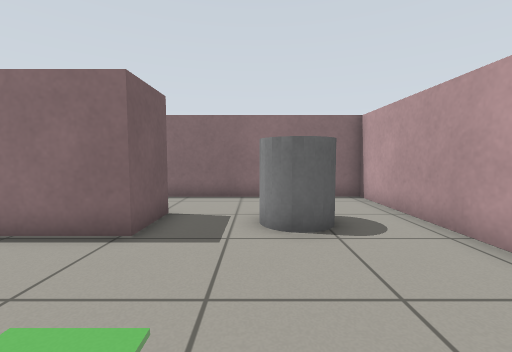
View 1 (above)

20 first-person views from a walk through a robot-simulator world made for Gazebo. The camera is 0.72 m above the floor, tilts 4° down and sees 90° across. The floor is counted in squares, 0.5 m on a side. Each view is taken from the middle of a square. On the plan, view 1 faces up. The plan holds only what a view shows up to about 13 squares ahead; the rest is blank.

View 2
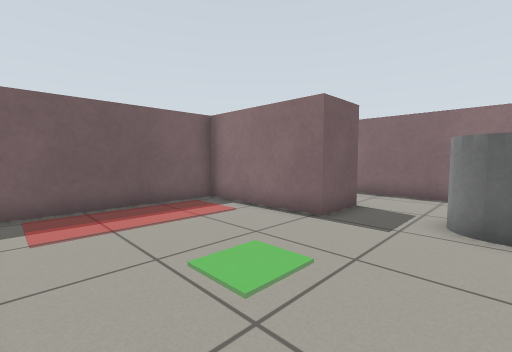

View 3
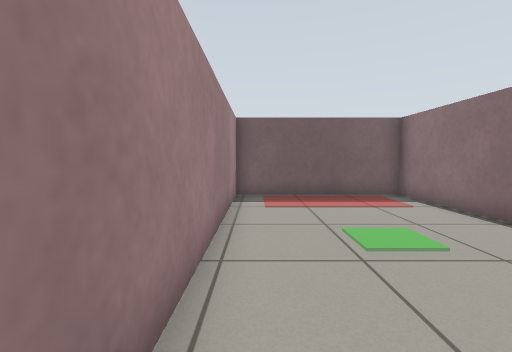

View 4
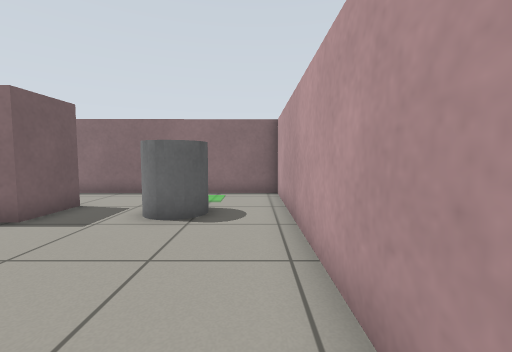

View 5
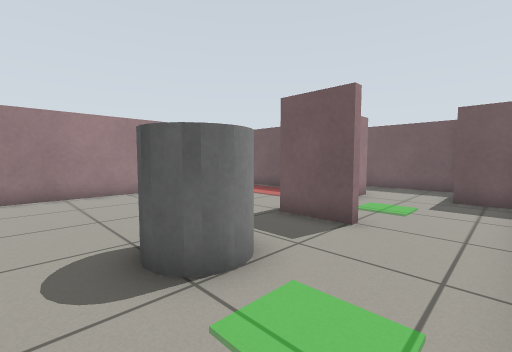

View 6
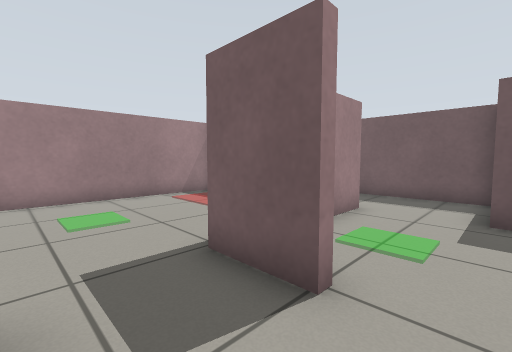

View 7
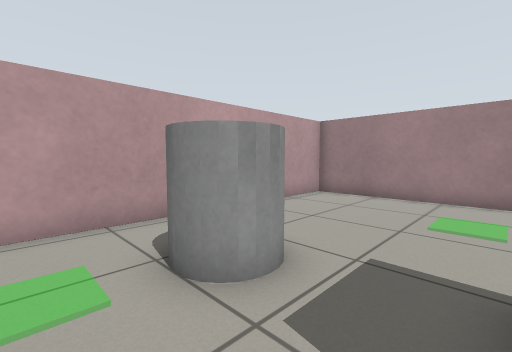

View 8
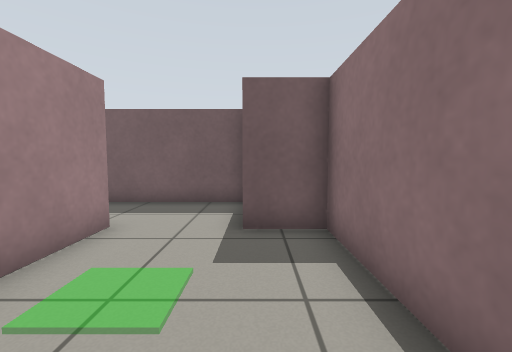

View 9
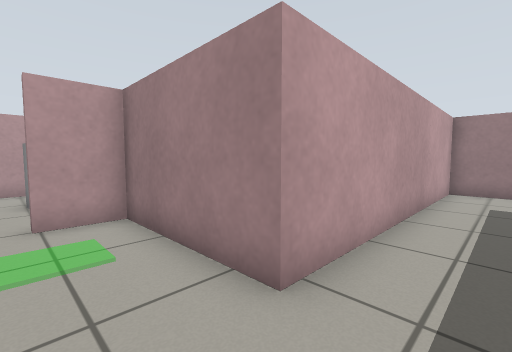

View 10
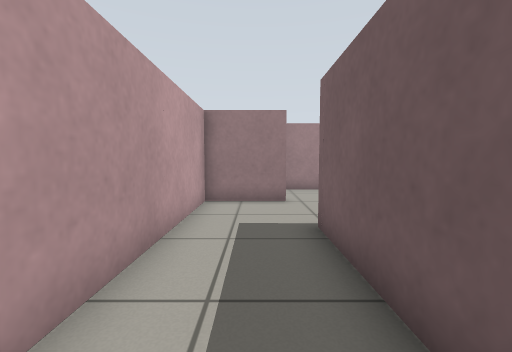

View 11
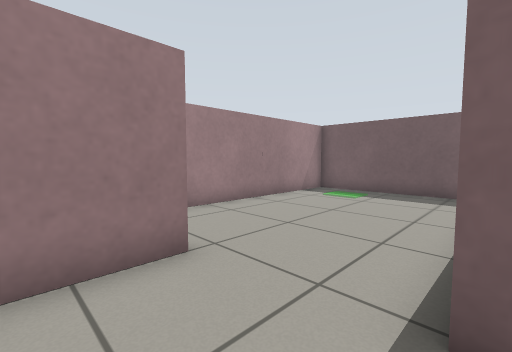

View 12
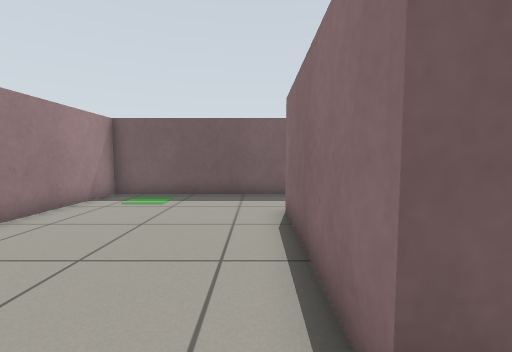

View 13
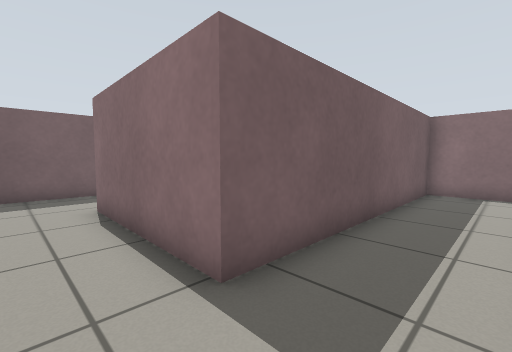

View 14
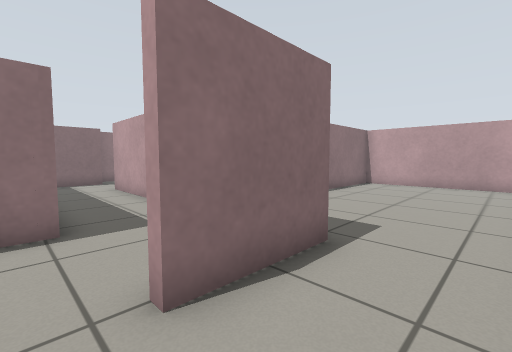

View 15
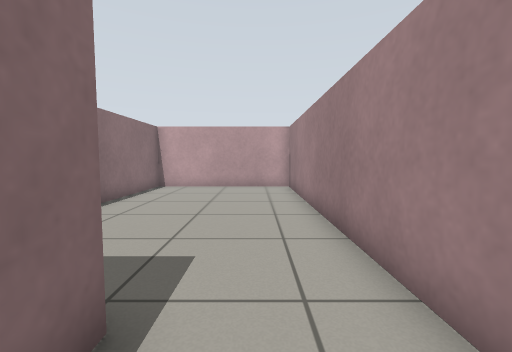

View 16
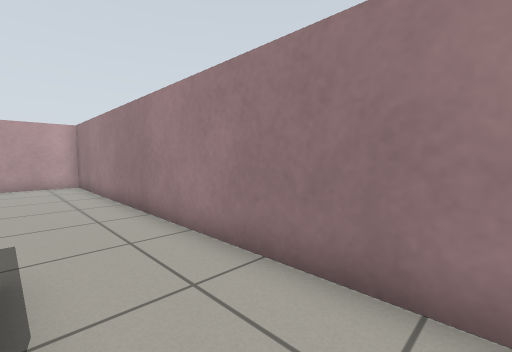

View 17
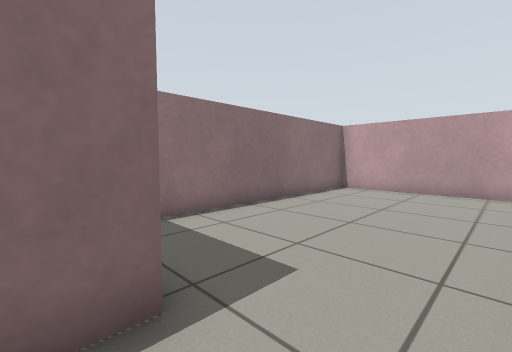

View 18
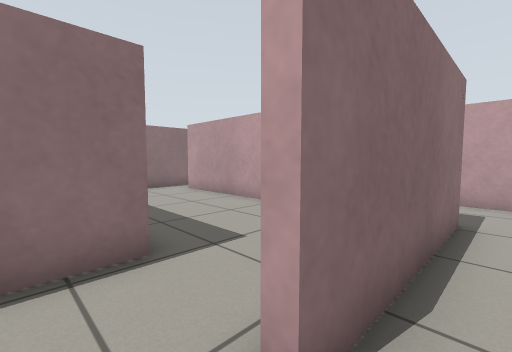

View 19
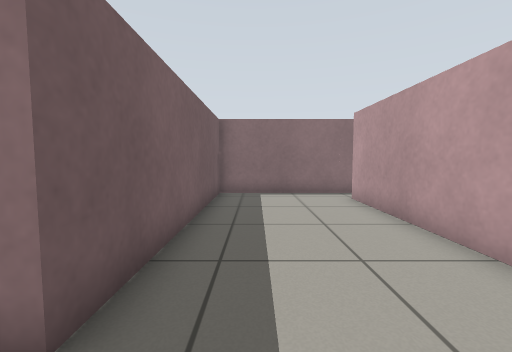

View 20
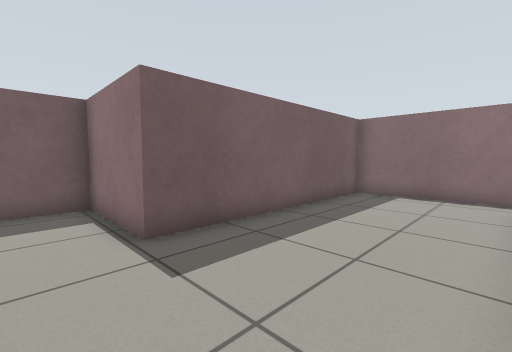

### Floor plan
Points are (right, up) in squares from view 1. A wall is a line through its corners. A room is listed if a view was taken in it or the views show most of it. See-through windows are left out.
Room 1 (views 1, 2, 3, 4, 5, 6, 7, 8)
walls: (-2.3, 6.8) (-2.3, 4.6) (-7, 4.6) (-7, -1.8) (3.9, -1.8) (3.9, 9.5) (-7, 9.4) (-7, 7.6); (-7.3, 4.9) (-2.6, 4.9) (-2.6, 6.6)
ways out: opening at (-7, 6.5) to room 2
objects: grey cylinder (0, 5) to (1, 6)
Room 2 (views 9, 10, 11, 12, 13, 14, 16, 18)
walls: (-10, -5.8) (-10, -5.5) (-7.3, -5.5) (-7.3, 4.9); (-19.2, -1.5) (-19.2, -8.7) (-10.5, -8.7); (-7.9, 7.7) (-10.3, 7.7) (-10.3, -2.3) (-15.9, -2.2)
ways out: opening at (-7, 6.5) to room 1; opening at (-9.5, -7.5) to room 3; opening at (-17, -2) to room 4
Room 3 (views 15, 17)
walls: (-6.9, -5.8) (-10, -5.8); (-10.5, -8.7) (3.9, -8.7) (3.9, -2.1) (-5.4, -2.1)
ways out: opening at (-9.5, -7.5) to room 2
Room 4 (views 19, 20)
walls: (-10.6, 2.3) (-10.6, 8.1); (-10.1, 9.4) (-15.5, 9.4) (-15.5, 0.7) (-19.2, 0.7) (-19.2, -1.5)
ways out: opening at (-17, -2) to room 2

Where each view was taken, in squares from view 1:
view 1: 0 up, 0 right, facing up
view 2: 1 down, 1 right, facing up-left
view 3: 1 down, 3 right, facing left
view 4: 1 down, 3 right, facing up
view 5: 9 up, 3 right, facing down-left
view 6: 8 up, 0 right, facing down-left
view 7: 8 up, 2 left, facing down-right
view 8: 8 up, 2 left, facing left
view 9: 7 up, 9 left, facing down-right
view 10: 3 up, 9 left, facing down
view 11: 2 down, 8 left, facing down-left
view 12: 3 down, 9 left, facing left
view 13: 4 down, 8 left, facing up-left
view 14: 8 down, 11 left, facing up-right
view 15: 7 down, 9 left, facing right
view 16: 6 down, 11 left, facing down-right
view 17: 8 down, 8 left, facing up-right
view 18: 3 down, 17 left, facing up-right
view 19: 1 down, 14 left, facing up
view 20: 1 down, 11 left, facing up-left
